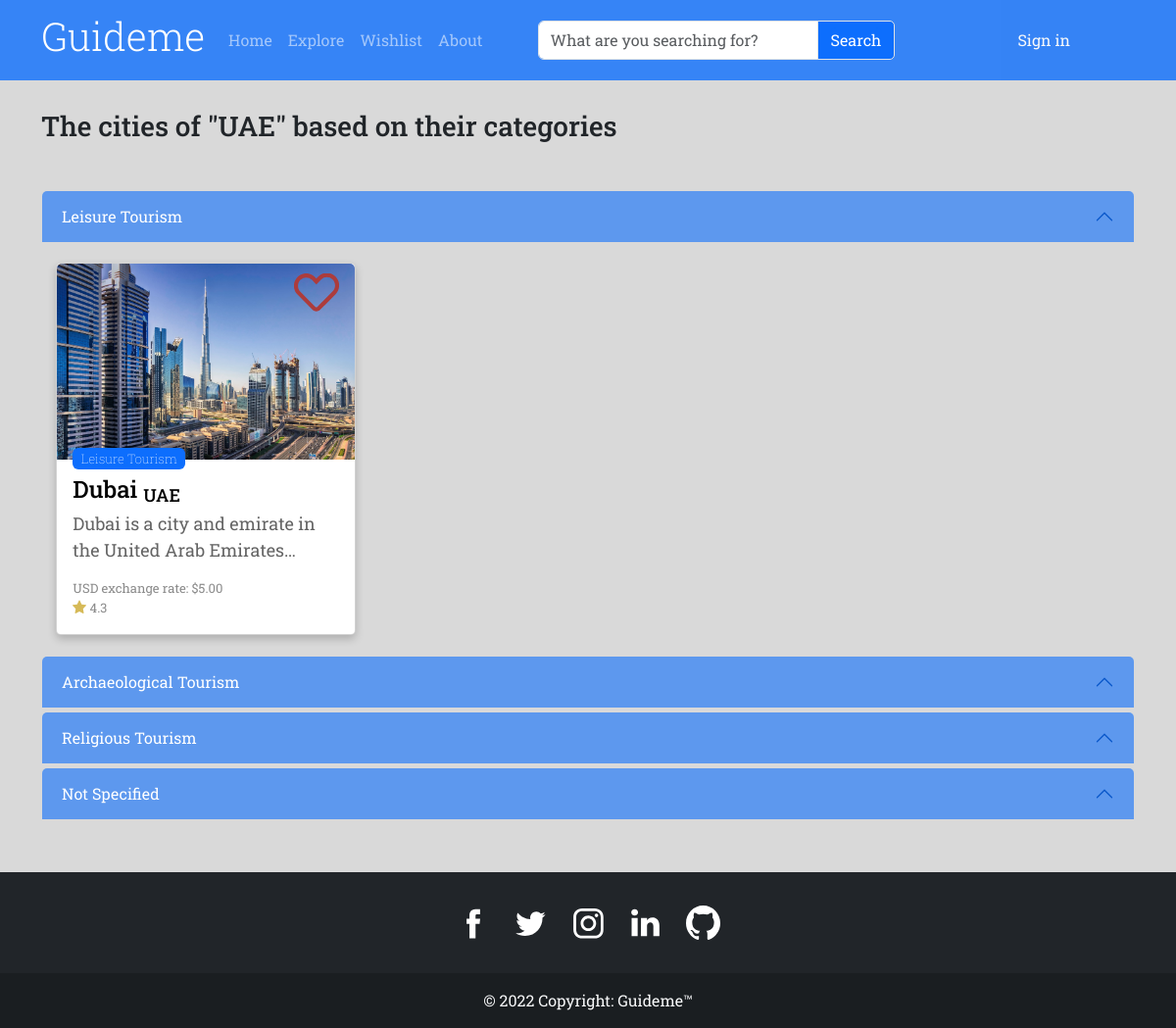
The app's page /countries/UAE with its own data.
### pages/models.py (models this page shows, shortened)
class Country(models.Model):
    name = models.CharField(max_length=16, verbose_name='Country Name', unique= True)
    image = models.ImageField(upload_to='images/%y/%m/%d', default='images/default/defaultImage.jpg', verbose_name='Photo')
    activeState = models.BooleanField(default=True, verbose_name='Active State')
    class Meta:
        verbose_name = 'Country'
        verbose_name_plural = 'Countries'
        ordering = ['name']
    def __str__(self):
        return self.name

class Category(models.Model):
    type = models.CharField(max_length= 22, null=True, blank=True, unique=True)
    class Meta:
        verbose_name = 'Category'
        verbose_name_plural = 'Categories'
    def __str__(self):
        return self.type

class City(models.Model):
    name = models.CharField(max_length=25, verbose_name= 'City Name')
    country = models.ForeignKey(Country, on_delete=models.CASCADE, null= True, to_field='name', db_constraint=False)
    caption = models.TextField(null = True, blank = False, verbose_name='Caption', validators=[validate_min_length,validate_max_length], help_text='Caption length must be between 40 and 2000 characters')
    image = models.ImageField(upload_to='images/%y/%m/%d', default='images/default/defaultImage.jpg', verbose_name='Image')
    exchangeRate = models.DecimalField(max_digits=6,decimal_places=2, verbose_name='Exchage Rate',help_text='The value of the local currency against one USD')
    rating = models.DecimalField(max_digits=2,decimal_places=1, verbose_name='Rating' ,max_length=5, help_text='Must be from 0 to 5')
    activeState = models.BooleanField(default=True, verbose_name='Active State')
    inWishlist = models.BooleanField(default=False, verbose_name='in Wishlist')
    category = models.ForeignKey(Category, to_field='type', db_constraint=False, on_delete= models.CASCADE, null=True)
    mapSrc = models.TextField(verbose_name='Map Source', blank= True)
    activities = models.ManyToManyField(Activity, blank= True)
    restaurants = models.ManyToManyField(Restaurants, blank=True)
    hotels = models.ManyToManyField(Hotels, blank=True)
    class Meta:
        verbose_name = 'City'
        verbose_name_plural = 'Cities'
        ordering = ['-rating']

### pages/views.py (the view)
# urls.py: path('countries/<countryName>', views.countries, name='countries'),
def countries(request, countryName = None):
    country = Country.objects.all().filter(name = countryName) if countryName is None else Country.objects.all().get(name = countryName)
    return render(request, 'pages/countries.html', {
        'cities' : City.objects.all(),
        'country' : country,
        'countries' : Country.objects.all(),
        'categories': Category.objects.all().exclude(type = 'Most Rated'),
    })

### templates/pages/countries.html (shortened to what this page needs)
{% extends 'base.html' %}
{% load static%}
{% block content %}
<div class="safe-area container mt-2">
    {% if country %}
    <h3>The cities of "{{country}}" based on their categories</h3>
    <div class="accordion mb-5 mt-5" id="accordionExample">
        <div class="accordion-item">
        {% for category in categories %}
        <h2 class="accordion-header" id="heading{{category.id}}">
            <button class="accordion-button" type="button" data-bs-toggle="collapse"
                data-bs-target="#collapse{{category.id}}" aria-expanded="true" aria-controls="collapse{{category.id}}">
                {% if category.type == 'Not Specified' %}{{category.type}}{% else %} {{category.type}} Tourism{% endif %}
            </button>
        </h2>
        {% for city in cities %}
        {% if country == city.country and category == city.category %}
            <div id="collapse{{category.id}}" class="accordion-collapse collapse show"
                aria-labelledby="heading{{category.id}}">
                <div class="accordion-body p-0">
                    <div class="column">
                        <div class="card text-light mt-3 p-0" id="{{city.name}}">
                            <a href="{{city.country}}/{{city.id}}">
                                <img src="{{city.image.url}}" alt="{{city.name}}" class="card-img-top">
                                <div class="card-body">
                                    <div class="badge-container">
                                        <div class="badge">{{city.category}} Tourism</div>
                                    </div>
                                    <h4 class="card-title">{{city.name}} <sub>{{city.country}}</sub></h4>
                                    <p class="card-text">{{city.caption}}</p>
                                    <p id="exchange-text">USD exchange rate: ${{city.exchangeRate}}</p>
                                    <p id="rating-text"><img src="{% static 'img/Icons/star-filled.svg' %}"
                                            id="star-icon" class="d-inline">
                                        {{city.rating}}</p>
                                </div>
                            </a>
                            <button type="button" id="favorite-btn"> <img class="{{city.name}}F-icon"
                                    src="{% static 'img/Icons/Favorite-outlined.svg' %}"
                                    onclick="toggleFavorite('{{city.name}}')"></button>
                        </div>
                    </div>
                </div>
            </div>
            {% endif %}
            {% endfor %}
            {% endfor %}
        </div>
    </div>
        {% endif %}
    </div>
{% endblock content %}

### Guideme/static/css/style.css (style rules this page uses)
:root { --canvas-color: #D9D9D9; --primary-color: #0d6efd; --navbar-bg-color:#0d6efdcc; --heading-text-color: #000; --paragraph-text-color: rgb(100, 100, 100); --on-hover-primary-color: #0d6efd99; --shadow-color: #00000033; --black: #000; --white: #fff; --border-radius: 5px; --paragraph-font-size: 18px; }
body { min-height: 100vh; display: flex; flex-direction: column; background-color:var(--canvas-color); font-family: 'Roboto Slab', serif; }
.card { display: flex; margin: 0% 2% 2% 2%; }
.card a:link { text-decoration: none; }
.card-title { color: var(--heading-text-color); }
#favorite-btn { position:absolute; left: auto; top: 0; right: 0; bottom: auto; margin: auto; background-color: transparent; border: none; transform: scale(70%,70%); }
.badge-container { position: absolute; }
.badge { position: relative; top: -30px; width: fit-content; text-align: center; font-size:small; font-weight: 100; background-color: var(--primary-color); }
#star-icon { width: 14px; }
#rating-text,#exchange-text { opacity: .75; margin: 0%; font-size: small; overflow: hidden; text-overflow: ellipsis; display: -webkit-box; -webkit-line-clamp: 1; -webkit-box-orient: vertical; }
.card-text { overflow: hidden; text-overflow: ellipsis; display: -webkit-box; -webkit-line-clamp: 2; -webkit-box-orient: vertical; }
.card p { color: var(--paragraph-text-color); font-size: var(--paragraph-font-size); }
.card h4 { color: var(--heading-text-color); }
.card-img-top { height: 25vh; width: 100%; object-fit: cover; border-radius: 5px 5px 0 0; }
.column { float: left; width: 30%; margin-bottom: 16px; padding: 0 8px; }
.column div.card { box-shadow: 0 4px 8px 0 var(--shadow-color); border-radius: var(--border-radius); }
.safe-area { padding-top: 13vh; }
.accordion { --bs-accordion-bg: transparent; --bs-accordion-border-color: transparent; --bs-accordion-btn-color: var(--white); --bs-accordion-btn-bg: var(--primary-color); --bs-accordion-active-color: var(--white); --bs-accordion-active-bg: var(--on-hover-primary-color); }
.accordion-header { padding-bottom: 5px; }

### records on screen
Country: name "UAE"
Category: type "Leisure"
City: image (picture), category "Leisure", name "Dubai", country "UAE", caption "Dubai is a city and emirate in the United Arab…", exchangeRate "5.00", rating "4.3"
Category: type "Archaeological"
Category: type "Religious"
Category: type "Not Specified"
